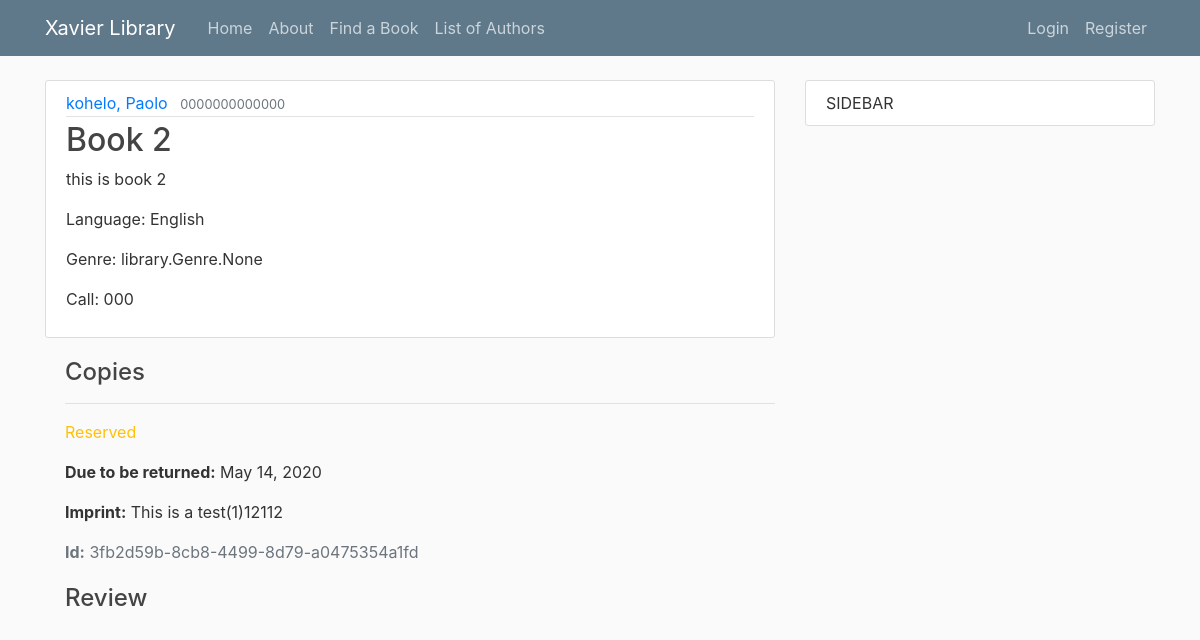
Before: /book/2/ with the older database file.
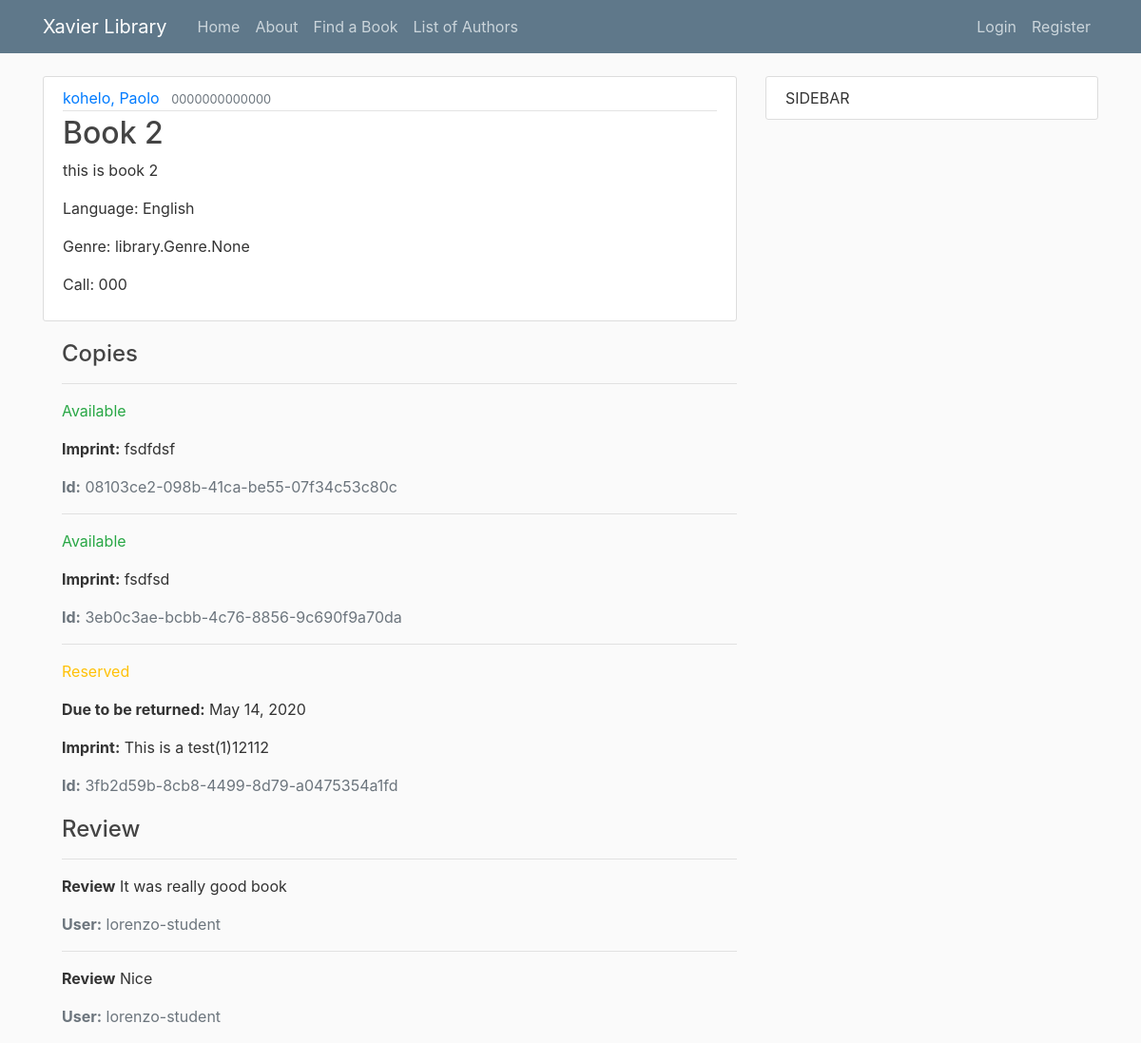
After: the same page with the newer database file.
### library/models.py (models this page shows, shortened)
class BookInstance(models.Model):
    id = models.UUIDField(primary_key=True, default=uuid.uuid4,
                          help_text="Unique ID for this particular book across whole library")
    book = models.ForeignKey('Book', on_delete=models.SET_NULL, null=True)
    imprint = models.CharField(max_length=200)
    due_back = models.DateField(null=True, blank=True, help_text="YYYY-MM-DD")
    borrower = models.ForeignKey(User, on_delete=models.SET_NULL, null=True, blank=True)
    LOAN_STATUS = (
        ('a', 'Available'),
        ('r', 'Reserved'),
    )
    """('d', 'Maintenance'),"""
    """('o', 'On loan'),"""
    status = models.CharField(
        max_length=1,
        choices=LOAN_STATUS,
        blank=True,
        default='a',
        help_text='Book availability')
    class Meta:
        ordering = ['due_back']
        permissions = (("can_mark_returned", "Set book as returned"),)

class comment(models.Model):
    book = models.ForeignKey('Book', on_delete=models.SET_NULL, null=True)
    comment = models.TextField(max_length=1000, help_text="Enter a Comment")
    author = models.ForeignKey(User, on_delete=models.SET_NULL, null=True)

### library/views.py (the view)
# urls.py: path('book/<int:pk>/',BookDetailView.as_view(), name='book-detail'),#path('book/<book>',views.book, name='library-book'),
class BookDetailView(DetailView):
	model = Book

### library/models.py (called while the page is built)
    def __str__(self):
        return self.name

    def __str__(self):
        return '{0}, {1}'.format(self.last_name, self.first_name)

### library/templates/library/book_detail.html (shortened to what this page needs)
{% extends "library/base.html" %}
{% block content%}
			<article class="media content-section">
			  <div class="media-body">
			    <div class="article-metadata">
			      <a class="mr-2" href="{% url 'author-detail' object.author.id %}">{{ object.author }}</a>
			      <small class="text-muted">{{ object.isbn }}</small>
			    </div>
			    <h2 class="article-title">{{ object.title }}</h2>
			    <p class="article-content">{{ object.summary }}</p>
			    <p class="article-content">Language: {{ object.language }}</p>
			    <p class="article-content">Genre: {{ object.genre }}</p>
			    <p class="article-content">Call: {{ object.call }}</p>
			  </div>
			 </article>
			  <div style="margin-left:20px;margin-top:20px">
			    <h4>Copies</h4>
			    {% for copy in object.bookinstance_set.all %}
			      <hr>
			      <p class="{% if copy.status == 'a' %}text-success{% elif copy.status == 'm' %}text-danger{% else %}text-warning{% endif %}">
			        {{ copy.get_status_display }}
			      </p>
			      {% if copy.status != 'a' %}
			        <p><strong>Due to be returned:</strong> {{ copy.due_back }}</p>
			      {% endif %}
			      <p><strong>Imprint:</strong> {{ copy.imprint }}</p>
			      <p class="text-muted"><strong>Id:</strong> {{ copy.id }}</p>
			    {% endfor %}
			  </div>
			<div style="margin-left:20px;margin-top:20px">
			    <h4>Review</h4>
			    {% for comment in book.comment_set.all %}
			      <hr>
			      <p><strong>Review</strong> {{ comment.comment }}</p>
			      <p class="text-muted"><strong>User:</strong> {{ comment.author }}</p>
			    {% endfor %}
			  </div>
{% endblock content %}

Changed rows visible on the page:
added BookInstance: status "Available", imprint "fsdfdsf", id "08103ce2-098b-41ca-be55-07f34c53c80c"
added BookInstance: status "Available", imprint "fsdfsd", id "3eb0c3ae-bcbb-4c76-8856-9c690f9a70da"
added comment: comment "It was really good book", author "lorenzo-student"
added comment: comment "Nice", author "lorenzo-student"
